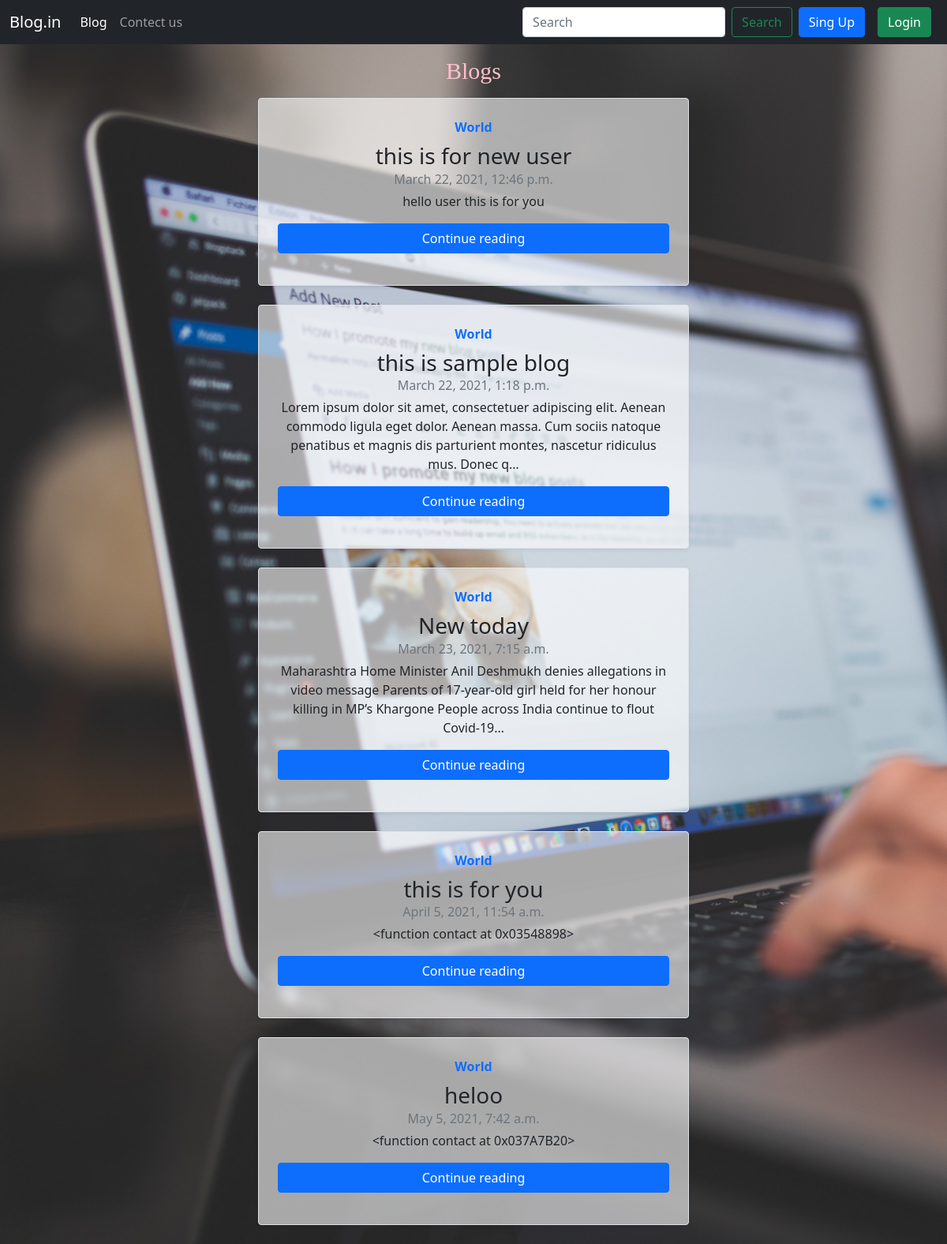
Screenshot of /blog/ with the database file from the repository.
### blog/models.py (models this page shows, shortened)
class Blog(models.Model):
    sno = models.AutoField(primary_key=True)
    title = models.CharField(max_length=254)
    content = models.TextField()
    slug= models.SlugField(max_length = 250, null = True, blank = True)
    autho =  models.CharField(max_length=50)
    date = models.DateTimeField(default=now())

### blog/views.py (the view)
# urls.py: 2. Add a URL to urlpatterns:  path('blog/', include('blog.urls'))
def blog(request):
     allblog = Blog.objects.all()
     context = {'allblog':allblog}
     return render(request,'home/blog.html',context)

### templates/home/blog.html (shortened to what this page needs)
{% extends 'base.html' %}
{% block homeactive %}active{% endblock homeactive %}
 {% block body %}
 <div class=" container">
<center>
<div class=" container my-3 ">
 <h2>Blogs</h2>
 {% for blog in allblog %}
 <div class=" my-3">
   <div class="col-md-6">
      <div class="jay123 row g-0 border rounded overflow-hidden flex-md-row mb-4 shadow-sm h-md-250 position-relative">
        <div class="col p-4 d-flex flex-column position-static">
          <strong class="d-inline-block mb-2 text-primary">World</strong>
          <h3 class="mb-0">{{blog.title}}</h3>
          <div class="mb-1 text-muted">{{blog.date}}</div>
          <p class="card-text mb-auto">{{blog.content | truncatechars:200}}</p>
          <a href="/{{blog.slug}}" class="btn btn-primary my-3">Continue reading</a>
         </div>
      </div>
</div>
<center>
 {% endfor %}
 {% endblock body %}

### templates/base.html (shortened to what this page needs)
<!doctype html>
<html lang="en">
<head>
  <link href="https://cdn.jsdelivr.net/npm/bootstrap@5.0.0-beta2/dist/css/bootstrap.min.css" rel="stylesheet"
>
</head>
<body>
  <nav class="navbar navbar-expand-lg navbar-dark bg-dark">
    <div class="container-fluid">
      <a class="navbar-brand" href="/">Blog.in</a>
      <div class="collapse navbar-collapse" id="navbarSupportedContent">
        <ul class="navbar-nav me-auto mb-2 mb-lg-0">
          <li class="nav-item">
            <a class="nav-link {% block homeactive %}{% endblock homeactive %}" aria-current="page"
              href="/blog">Blog</a>
          </li>
          <li class="nav-item">
            <a class="nav-link {% block conatctactive %}{% endblock conatctactive %}" href="/contact">Contect us</a>
          </li>
        </ul>
        <form method="get" action="/search" class="d-flex">
          <input class="form-control me-2" name="query" id="query" type="search" placeholder="Search"
            aria-label="Search">
          <button class="btn btn-outline-success" type="submit">Search</button>
        </form>
        {% if user.is_authenticated %}
        <a href="/logout" class="btn btn-danger mx-2 btn-lg " role="button" aria-pressed="true">logout {{request.user}}
        </a>
      </div>
      {% else %}
      <button type="button" class="btn btn-primary mx-2" data-bs-toggle="modal" data-bs-target="#singup">
        Sing Up
      </button>
      <button type="button" class="btn btn-success mx-2" data-bs-toggle="modal" data-bs-target="#login">
        Login
      </button>
      {% endif %}
    </div>
    </div>
  </nav>
  {% block body %}{% endblock body %}
</body>
</html>

### rows the page displays
Blog: title "this is for new user", date "March 22, 2021, 12:46 p.m.", content "hello user this is for you"
Blog: title "this is sample blog", date "March 22, 2021, 1:18 p.m.", content "Lorem ipsum dolor sit amet, consectetuer adipiscing elit. Aenean commodo ligula eget dolor. Aenean massa. Cum sociis natoque penatibus et magnis dis parturient montes, nascetur ridiculus mus. Donec q…"
Blog: title "New today", date "March 23, 2021, 7:15 a.m.", content "Maharashtra Home Minister Anil Deshmukh denies allegations in video message Parents of 17-year-old girl held for her honour killing in MP’s Khargone People across India continue to flout Covid-19…"
Blog: title "this is for you", date "April 5, 2021, 11:54 a.m.", content "<function contact at 0x03548898>"
Blog: title "heloo", date "May 5, 2021, 7:42 a.m.", content "<function contact at 0x037A7B20>"
